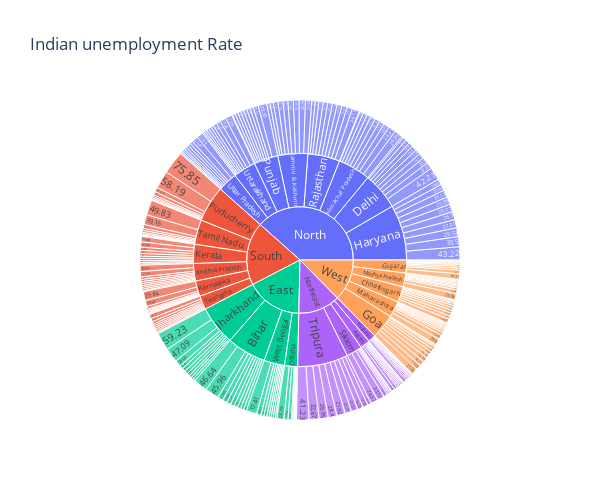

Write notebook code for a chart like this one.
### Code cell
unemploment = df[["Region",'Estimated Unemployment Rate','States']]
figure = px.sunburst(unemploment, path=["Region","States",'Estimated Unemployment Rate'], 
                     values='Estimated Unemployment Rate',
                     width=600, height=500,  
                     title="Indian unemployment Rate")
figure.show()

### Figure 1 — Plotly figure (JSON) as saved in the notebook; plotly's stock layout.template omitted (floating-point values rounded to 4 significant figures; data arrays with more than 128 entries replaced by an {"elided": "..."} marker saying what was removed)
{"data": [{"branchvalues": "total", "domain": {"x": [0, 1], "y": [0, 1]}, "hovertemplate": "labels=%{label}<br>Estimated Unemployment Rate=%{value}<br>parent=%{parent}<br>id=%{id}<extra></extra>", "ids": {"elided": "298 str values"}, "labels": {"elided": "298 str values"}, "name": "", "parents": {"elided": "298 str values"}, "type": "sunburst", "values": {"elided": "298 float values"}}], "layout": {"height": 500, "legend": {"tracegroupgap": 0}, "title": {"text": "Indian unemployment Rate"}, "width": 600}}
